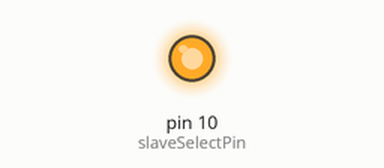
Simulated run of this sketch. Board: Arduino Uno, built with avr-gcc and run on an emulated ATmega328P. On the bench: output pins drawn as LEDs (lit = HIGH).

Above: at 0.1 s.
Timing chart, 0 to 1.6 s (numbered marks = the images above):
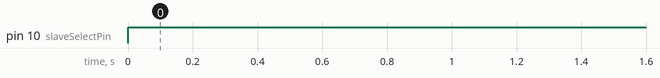

The sketch:

SPIMater.ino
```cpp
#include <SPI.h>

const int slaveSelectPin = 10; // Define the slave select pin

void setup() {
  Serial.begin(9600);
  pinMode(slaveSelectPin, OUTPUT);
  SPI.begin();
}

void loop() {
  digitalWrite(slaveSelectPin, LOW); // Select the slave
  SPI.transfer('H'); // Send a character to the slave
  digitalWrite(slaveSelectPin, HIGH); // Deselect the slave
  delay(1000);
}
```

Measured:
- by itself, pin 10 (slaveSelectPin): LOW → HIGH at 0.00 s
